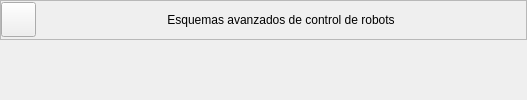
                <widget class="QWidget" name="sk_U3_T9">
                 <layout class="QVBoxLayout" name="verticalLayout_72">
                  <property name="spacing">
                   <number>5</number>
                  </property>
                  <property name="leftMargin">
                   <number>0</number>
                  </property>
                  <property name="topMargin">
                   <number>0</number>
                  </property>
                  <property name="rightMargin">
                   <number>0</number>
                  </property>
                  <property name="bottomMargin">
                   <number>0</number>
                  </property>
                  <item>
                   <widget class="QFrame" name="frame_70">
                    <property name="minimumSize">
                     <size>
                      <width>0</width>
                      <height>35</height>
                     </size>
                    </property>
                    <property name="maximumSize">
                     <size>
                      <width>16777215</width>
                      <height>40</height>
                     </size>
                    </property>
                    <property name="frameShape">
                     <enum>QFrame::StyledPanel</enum>
                    </property>
                    <property name="frameShadow">
                     <enum>QFrame::Raised</enum>
                    </property>
                    <layout class="QHBoxLayout" name="horizontalLayout_35">
                     <property name="spacing">
                      <number>0</number>
                     </property>
                     <property name="sizeConstraint">
                      <enum>QLayout::SetDefaultConstraint</enum>
                     </property>
                     <property name="leftMargin">
                      <number>0</number>
                     </property>
                     <property name="topMargin">
                      <number>0</number>
                     </property>
                     <property name="rightMargin">
                      <number>0</number>
                     </property>
                     <property name="bottomMargin">
                      <number>0</number>
                     </property>
                     <item>
                      <widget class="QPushButton" name="bt_return_31">
                       <property name="minimumSize">
                        <size>
                         <width>35</width>
                         <height>35</height>
                        </size>
                       </property>
                       <property name="maximumSize">
                        <size>
                         <width>35</width>
                         <height>35</height>
                        </size>
                       </property>
                       <property name="text">
                        <string/>
                       </property>
                       <property name="icon">
                        <iconset>
                         <normaloff>resources/images/MainWindow/return.svg</normaloff>resources/images/MainWindow/return.svg</iconset>
                       </property>
                       <property name="iconSize">
                        <size>
                         <width>35</width>
                         <height>35</height>
                        </size>
                       </property>
                      </widget>
                     </item>
                     <item>
                      <spacer name="horizontalSpacer_65">
                       <property name="orientation">
                        <enum>Qt::Horizontal</enum>
                       </property>
                       <property name="sizeHint" stdset="0">
                        <size>
                         <width>131</width>
                         <height>20</height>
                        </size>
                       </property>
                      </spacer>
                     </item>
                     <item>
                      <widget class="QLabel" name="label_34">
                       <property name="text">
                        <string>Esquemas avanzados de control de robots</string>
                       </property>
                       <property name="alignment">
                        <set>Qt::AlignCenter</set>
                       </property>
                      </widget>
                     </item>
                     <item>
                      <spacer name="horizontalSpacer_66">
                       <property name="orientation">
                        <enum>Qt::Horizontal</enum>
                       </property>
                       <property name="sizeHint" stdset="0">
                        <size>
                         <width>131</width>
                         <height>20</height>
                        </size>
                       </property>
                      </spacer>
                     </item>
                    </layout>
                   </widget>
                  </item>
                  <item>
                   <widget class="ContenidosTemas" name="U3_T9" native="true"/>
                  </item>
                 </layout>
                </widget>
